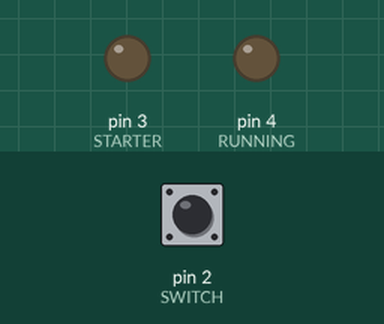
This sketch was run on a simulated Arduino Uno, built with avr-gcc and run on an emulated ATmega328P. On the bench: output pins drawn as LEDs (lit = HIGH). The inputs (shaded band) are chosen by the test bench; at power-on: pin 2 (SWITCH) HIGH.

Above: at 1.2 s.
1.3 s: pin 2 (SWITCH) pulled LOW for 0.15 s
At 1.37 s:
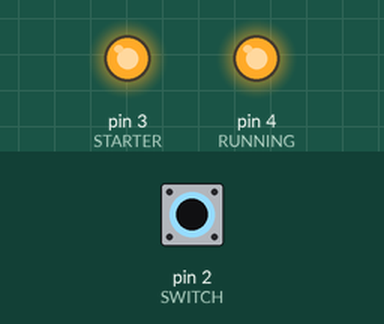
4.4 s: pin 2 (SWITCH) pulled LOW for 3.2 s
At 8.4 s:
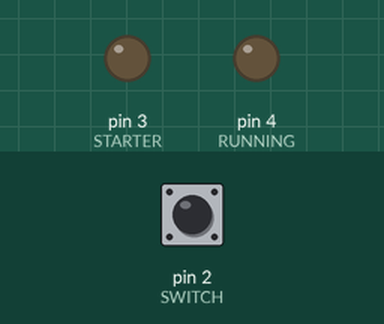
12.1 s: pin 2 (SWITCH) pulled LOW for 1 s
At 18.9 s:
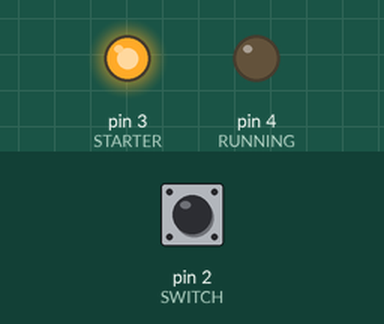
Timing chart, 0 to 20.4 s (numbered marks = the images above; inputs shaded):
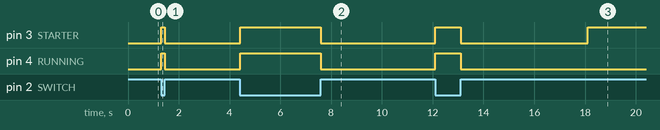

The sketch:

app.ino
```cpp
#include <SoftwareSerial.h>

#define SWITCH 2
#define STARTER 3
#define RUNNING 4

void setup() {
	pinMode(SWITCH, INPUT);
	pinMode(STARTER, OUTPUT);
	pinMode(RUNNING, OUTPUT);
	Serial.begin(9600);

	digitalWrite(STARTER, HIGH);
	digitalWrite(RUNNING, HIGH);
}

//This is what a comment looks like
void loop() {
	if (digitalRead(SWITCH) == LOW) {
		digitalWrite(STARTER, HIGH);
		digitalWrite(RUNNING, HIGH);
	} else {
		for (int i = 0; i < 250; i++) {
			digitalWrite(STARTER, LOW);
			digitalWrite(RUNNING, LOW);

			if (digitalRead(SWITCH) == LOW) {
				break;
			}

			delay(20);
		}
		while(digitalRead(SWITCH) == HIGH){
			digitalWrite(STARTER, HIGH);
		}
	}
}
```

Measured:
- after the input at 1.3 s, pin 3 (STARTER), pin 4 (RUNNING): LOW → HIGH at once, → LOW 0.15 s later
- after the input at 4.4 s, pin 3 (STARTER): LOW → HIGH after 0.01 s instead of 2.1 s; pin 4 (RUNNING): LOW → HIGH at once, → LOW 3.2 s later
- after the input at 12.1 s, pin 3 (STARTER): LOW → HIGH after 0.00 s instead of 0.50 s; pin 4 (RUNNING): LOW → HIGH at once, → LOW 1.0 s later
